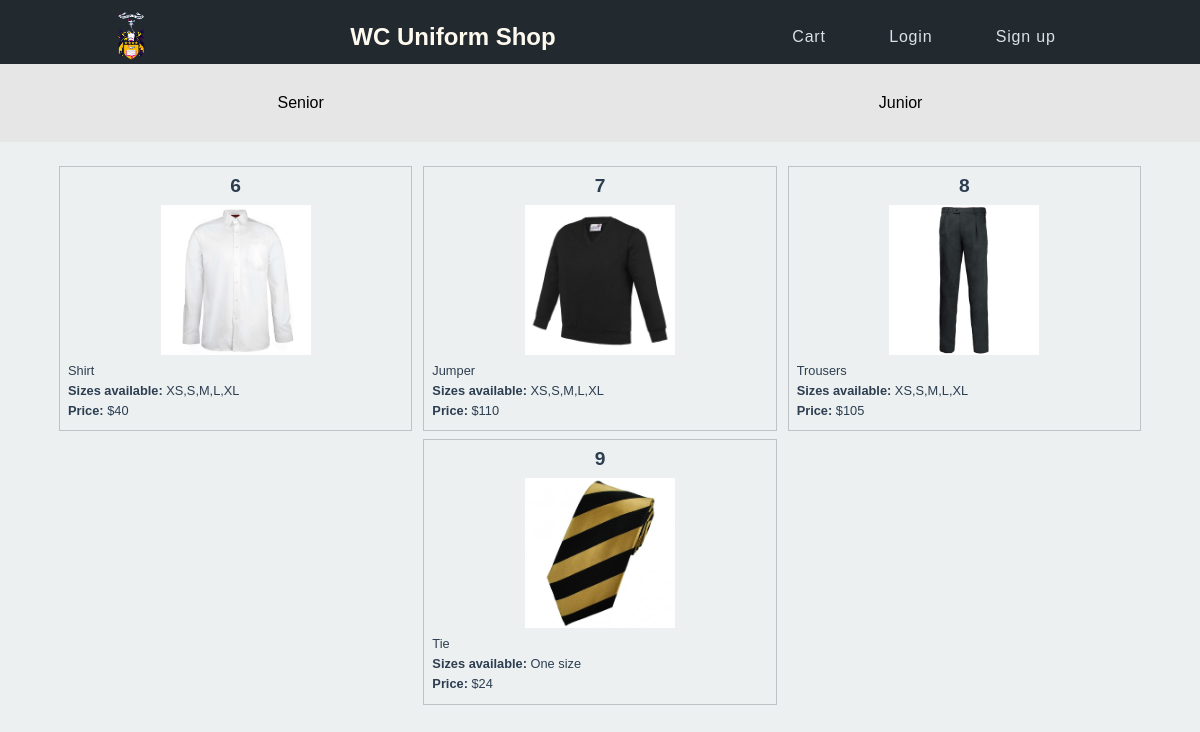
The app's page /seniorUniform with its own data.
### tables this page shows
CREATE TABLE "juniorUniform"
(
	id integer
		constraint uniforms_pk
			primary key autoincrement,
	name varchar(30),
	size varchar(30),
	image varchar(30),
	price decimal(5,2),
	description varchar(300)
, type varchar(30));

### app.py (the view)
@app.route('/seniorUniform')
def seniorUniform():
    con = create_connection(DB_NAME)
    query = 'SELECT id, name, size, image, price, description FROM juniorUniform WHERE type = ?;'
    cur = con.cursor()
    cur.execute(query,('senior',))
    seniorProduct_list = cur.fetchall()
    con.close
    return render_template('seniorUniform.html', seniorProducts=seniorProduct_list,logged_in=is_logged_in())

### app.py (called while the page is built)
def create_connection(db_file):
    try:
        connection = sqlite3.connect(db_file)
        connection.execute('pragma foreign_keys=ON')
        return connection
    except Error as e:
        print(e)
    return None

def is_logged_in():
    if session.get("email") is None:
        return False
    else:
        return True

### templates/seniorUniform.html (shortened to what this page needs)
{% extends 'base.html' %}
{%block product%}
<div class = 'product-nav'>
    <ul>
        <li><a href="/seniorUniform">Senior</a></li>
        <li><a href="/juniorUniform">Junior</a></li>
    </ul>
</div>
{%endblock%}
{% block main %}
<div class="products">
    {% for seniorUniform in seniorProducts %}
    <div class="product-box">
        <div class="product-box-heading">
            <h3>{{ seniorUniform[0] }}</h3>
        </div>
        <div class="product-box-image">
            <img src="static/images/{{ seniorUniform[3] }}" alt="{{ seniorUniform[1]}}">
        </div>
        <div class="product-box-info">
            <p>{{ seniorUniform[1] }} </p>
            <p><strong>Sizes available: </strong>{{ seniorUniform[2] }}</p>
            <p><strong>Price: </strong>${{ seniorUniform[4] }}</p>
        </div>
    </div>
    {% endfor %}
</div>
{% endblock %}

### static/css/mystyles.css (style rules this page uses)
* { margin: 0; padding: 0; box-sizing: border-box; font-family: sans-serif; }
body { background-color: rgba(236, 240, 241, 1.0); }
.product-nav { position: initial; left:0; width: 100%; background-color: rgb(230,230,230); padding: 30px 0; }
.product-nav ul { display: flex; }
.product-nav ul li { display: flex; margin: auto auto; }
.product-nav ul li a { color: black; text-decoration: none; }
.product-box img { width:90%; display: block; margin: auto auto; max-width:150px; }
.products { position: relative; top: 80px; display: flex; flex-direction: column; padding: 1em 3em; align-items: center; }
.product-box { width:100%; border: 1px solid rgba(189, 195, 199, 1.0); color: rgba(44, 62, 80, 1.0); margin-bottom: 0.5rem; }
.product-box-heading { padding: 0.5rem; }
.product-box-info { padding: 0.5rem; }
.product-box h3 { font-size: 1.2rem; text-align: center; }
.product-box p { font-size: 0.8rem; margin-bottom: 0.3rem; }
@media (min-width: 850px) { .products { position: relative; top: 80px; display: flex; flex-direction: unset; flex-wrap: wrap; justify-content: space-evenly; padding: 1em 3em; } }
@media (min-width: 850px) { .product-box { width: 32%; border: 1px solid rgba(189, 195, 199, 1.0); color: rgba(44, 62, 80, 1.0); margin-bottom: 0.5rem; } }
@media (min-width: 850px) { .product-box-heading { padding: 0.5rem; } }
@media (min-width: 850px) { .product-box-image { height: 150px; overflow: hidden; } }
@media (min-width: 850px) { .product-box-info { padding: 0.5rem; } }
@media (min-width: 850px) { .product-box h3 { font-size: 1.2rem; text-align: center; } }
@media (min-width: 850px) { .product-box p { font-size: 0.8rem; margin-bottom: 0.3rem; } }

### records on screen
juniorUniform: id "6", image (picture), name "Shirt", size "XS,S,M,L,XL", price "40"
juniorUniform: id "7", image (picture), name "Jumper", size "XS,S,M,L,XL", price "110"
juniorUniform: id "8", image (picture), name "Trousers", size "XS,S,M,L,XL", price "105"
juniorUniform: id "9", image (picture), name "Tie", size "One size", price "24"
